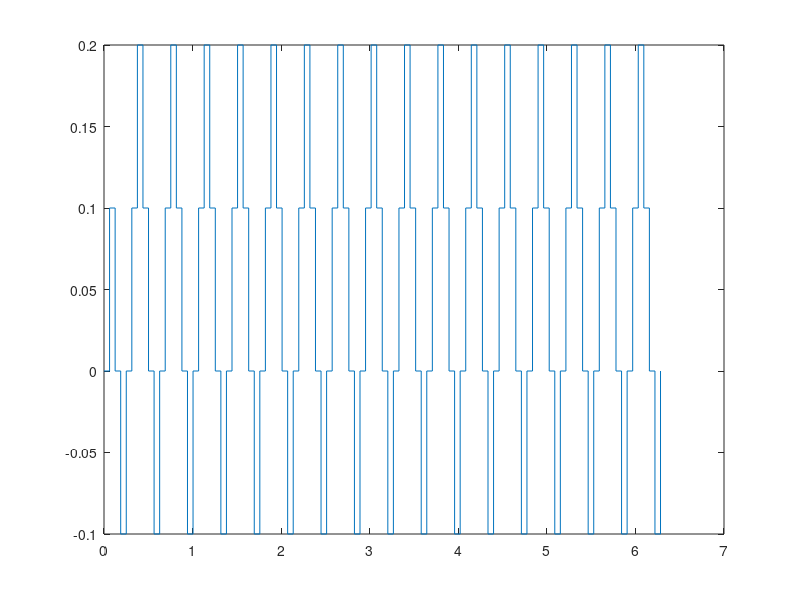
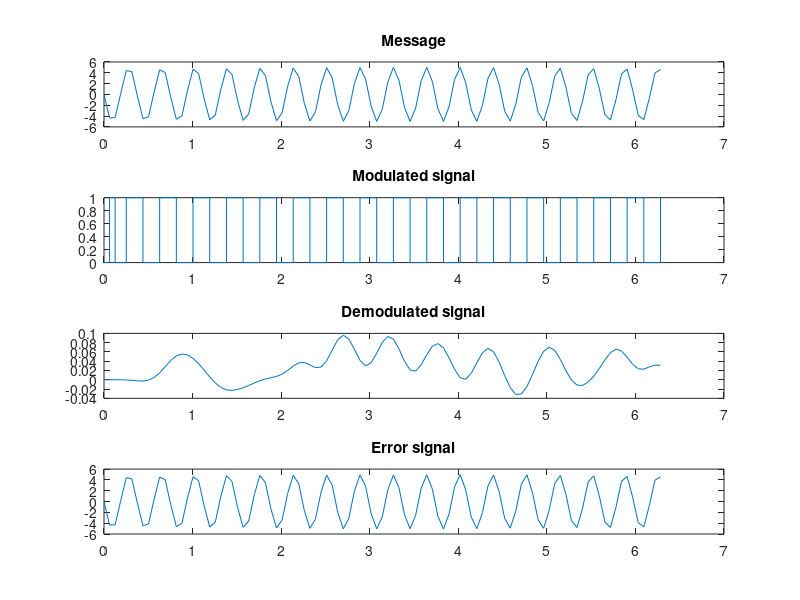

MATLAB code for these plots, in order:
clc;
clear all;

%{
1. Modulation:
The code generates a message signal and modulates it.

2. Mean Squared Error (MSE):
Calculates the mean squared error between the original message and the reconstructed signal.

3. Demodulation:
Reconstructs the signal from the modulated data.

4.Lowpass Filtering:
Applies a lowpass filter to the demodulated signal to smooth it.

5. Error Signal:
Calculates the error signal as the difference between the original message and the filtered demodulated signal.
Plots the original message, modulated signal, demodulated signal, and error signal.

%}

fs = 10000;
fm = 1000;
t = 0:2*pi/100:2*pi;
Am = 5;
message = Am* sin(2*pi*fm .* t);
%plot(message);
%hold on;

y = [0];
strc = [0];
del = 0.1;

% Demodulate

for i=1:length(message)-1
    if message(i) >= strc(i)
        d=1;
        strc(i+1) = strc(i)+del;
    else
        d=0;
        strc(i+1)=strc(i)-del;
    end
    y=[y d];
end

stairs(t,strc);
hold off
MSE = sum((message-strc) .^ 2)/length(message);
disp(['Mean Squared Error: ',num2str(MSE)]);

y_demod = [0];
strc_demod = [0];

% demodulation
for i=2:length(y)-1
    if y(i) == 1
        strc_demod(i+1) = strc(i)+del;
    else
        d=0;
        strc_demod(i+1) = strc(i)-del;
    end
    y_demod = [y_demod strc_demod];
end

% apply lowpass filter
order = 20;
lowpass_filter = fir1(order, fm/(fs/2), 'low');
filtered_signal = filter(lowpass_filter, 1, y_demod);

% Calculate error signal
error_signal = message - filtered_signal(1:length(message));
%{
To plot the error signal, you need to calculate the difference between 
the original message and the filtered signal (which should be the demodulated signal after filtering
%}

% Plot results
figure;
subplot(4,1,1);
plot(t, message);
title('Message');

subplot(4,1,2);
stairs(t, y(1:length(t)));
title('Modulated signal');

subplot(4,1,3);
plot(t, filtered_signal(1:length(t)));
title('Demodulated signal');

subplot(4,1,4);
plot(t, error_signal);
title('Error signal');

